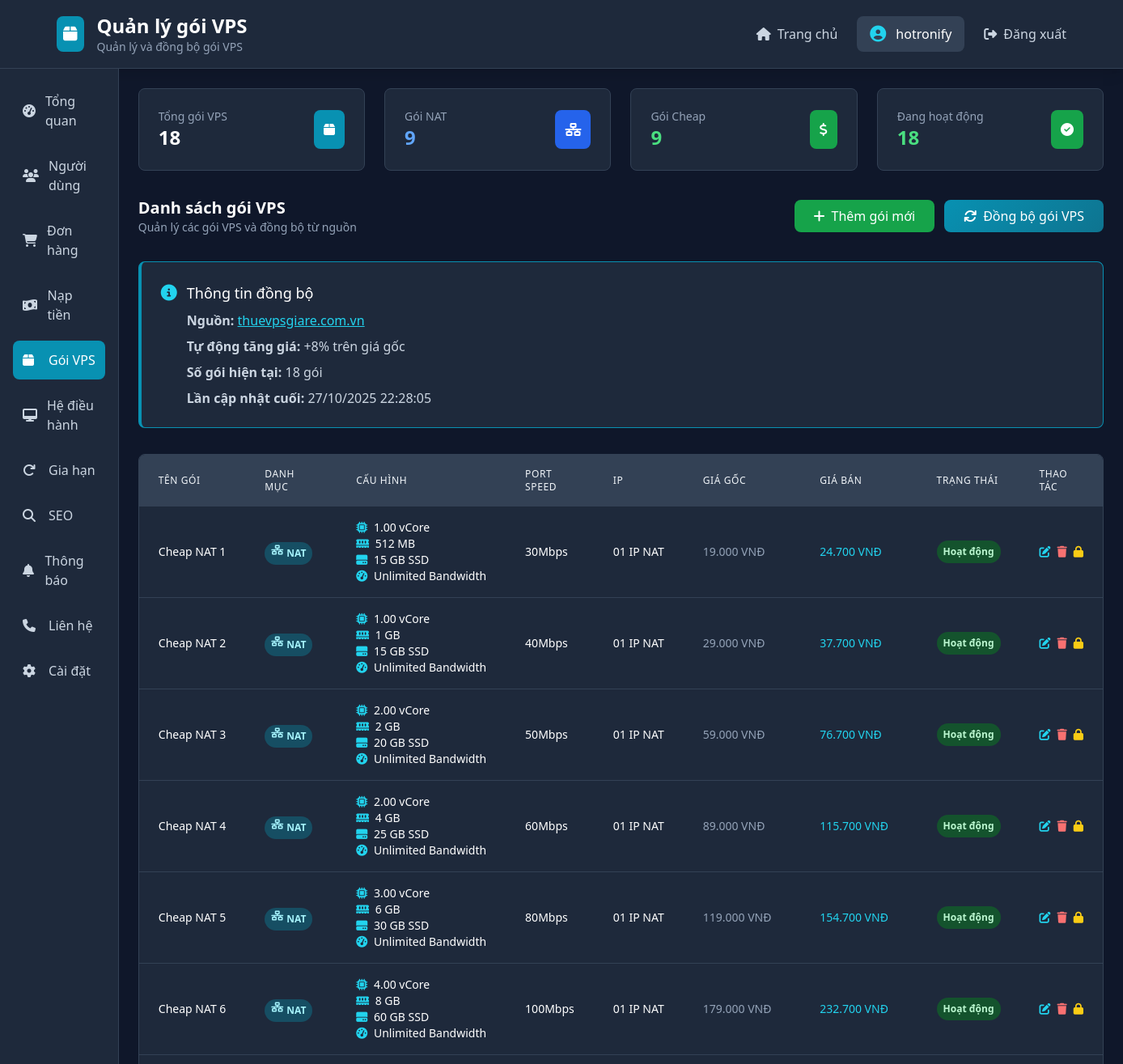
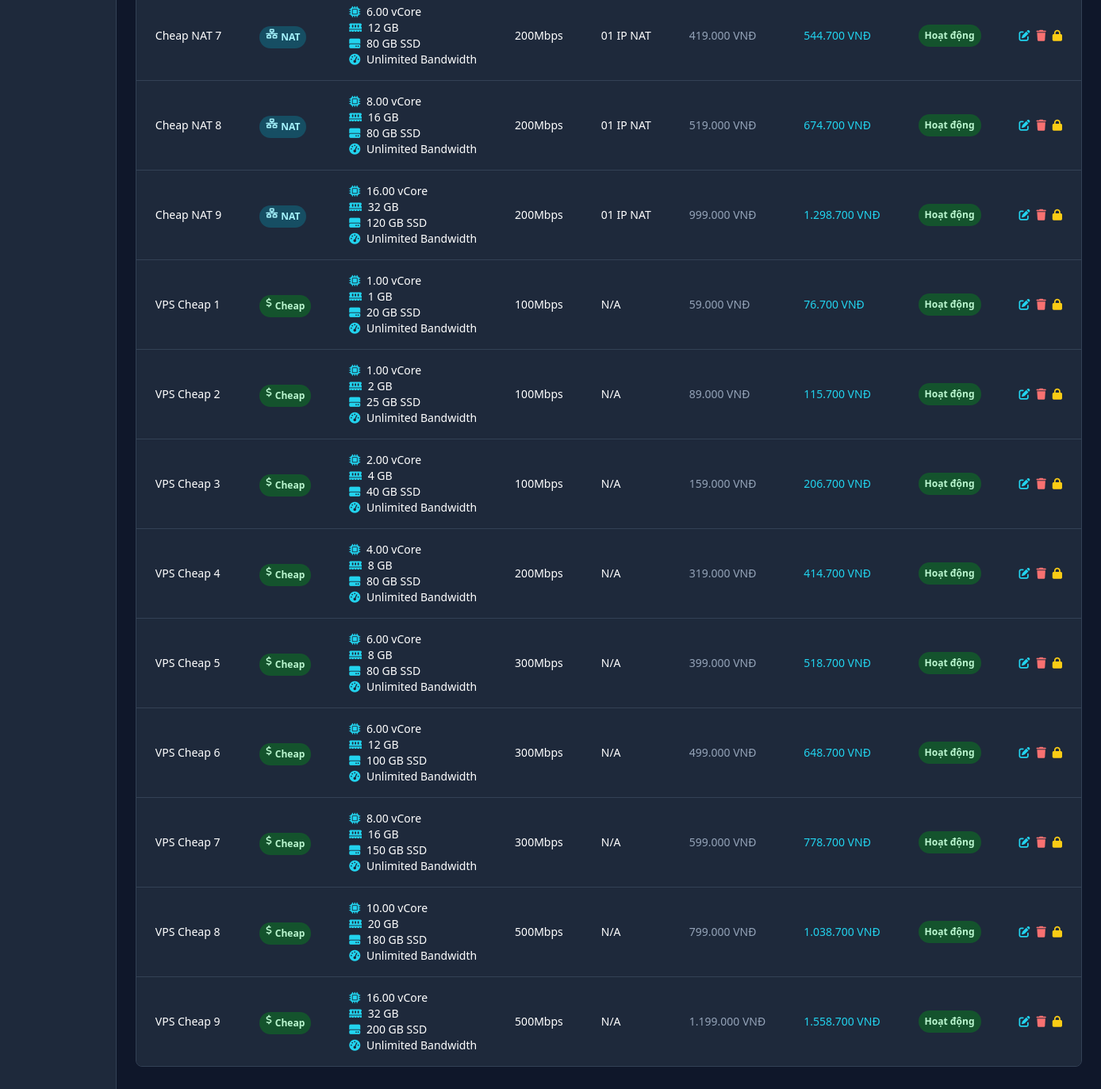
The page /admin/packages.php (signed in) on the database its author committed (2 pictures, top to bottom).
### tables this page shows
CREATE TABLE `vps_packages` (
  `id` int(11) NOT NULL,
  `name` varchar(100) NOT NULL,
  `cpu` varchar(50) NOT NULL,
  `ram` varchar(50) NOT NULL,
  `storage` varchar(50) NOT NULL,
  `bandwidth` varchar(50) NOT NULL,
  `port_speed` text NOT NULL,
  `ip` text NOT NULL DEFAULT 'N/A',
  `original_price` decimal(10,2) NOT NULL,
  `selling_price` decimal(10,2) NOT NULL,
  `category` enum('nat','cheap') NOT NULL DEFAULT 'nat',
  `status` enum('active','inactive') DEFAULT 'active',
  `created_at` timestamp NULL DEFAULT current_timestamp(),
  `updated_at` timestamp NULL DEFAULT current_timestamp() ON UPDATE current_timestamp()
);

### admin/packages.php (the view, shortened to what the rows shown need)
<?php
require_once '../database.php';
$packages = fetchAll("SELECT * FROM vps_packages ORDER BY category, selling_price ASC");
?>
<!DOCTYPE html>
<html lang="vi">
<head>
    <script src="https://cdn.tailwindcss.com"></script>
    <link rel="stylesheet" href="https://cdnjs.cloudflare.com/ajax/libs/font-awesome/6.4.0/css/all.min.css">
</head>
<body class="dark-theme min-h-screen">
    <header class="bg-slate-800 border-b border-slate-700 shadow-lg">
        <div class="container mx-auto px-4 py-4">
            <div class="flex justify-between items-center">
                <div class="flex items-center space-x-4">
                    <div>
                        <h1 class="text-2xl font-bold text-white">Quản lý gói VPS</h1>
                    </div>
                </div>
            </div>
        </div>
    </header>
    <div class="flex">
        <main class="flex-1 p-6">
            <div class="mb-8 flex justify-between items-center">
                <div>
                    <h2 class="text-xl font-semibold text-white">Danh sách gói VPS</h2>
                </div>
            </div>
            <div class="card-dark rounded-lg overflow-hidden">
                <div class="overflow-x-auto">
                    <table class="w-full table-dark">
                        <thead>
                            <tr>
                                <th class="px-6 py-4 text-left text-xs font-medium text-slate-300 uppercase tracking-wider">
                                    Tên gói
                                </th>
                                <th class="px-6 py-4 text-left text-xs font-medium text-slate-300 uppercase tracking-wider">
                                    Danh mục
                                </th>
                                <th class="px-6 py-4 text-left text-xs font-medium text-slate-300 uppercase tracking-wider">
                                    Cấu hình
                                </th>
                                <th class="px-6 py-4 text-left text-xs font-medium text-slate-300 uppercase tracking-wider">
                                    Port Speed
                                </th>
                                <th class="px-6 py-4 text-left text-xs font-medium text-slate-300 uppercase tracking-wider">
                                    IP
                                </th>
                                <th class="px-6 py-4 text-left text-xs font-medium text-slate-300 uppercase tracking-wider">
                                    Giá gốc
                                </th>
                                <th class="px-6 py-4 text-left text-xs font-medium text-slate-300 uppercase tracking-wider">
                                    Giá bán
                                </th>
                                <th class="px-6 py-4 text-left text-xs font-medium text-slate-300 uppercase tracking-wider">
                                    Trạng thái
                                </th>
                                <th class="px-6 py-4 text-left text-xs font-medium text-slate-300 uppercase tracking-wider">
                                    Thao tác
                                </th>
                            </tr>
                        </thead>
                        <tbody class="divide-y divide-slate-700">
                            <?php if (empty($packages)): ?>
                                <tr>
                                    <td colspan="9" class="px-6 py-12 text-center text-slate-400">
                                        <i class="fas fa-box-open text-6xl mb-4"></i>
                                        <h3 class="text-xl font-semibold text-white mb-2">Chưa có gói VPS nào</h3>
                                        <p class="text-slate-400 mb-6">Vui lòng nhấn nút "Đồng bộ gói VPS" để lấy dữ liệu</p>
                                    </td>
                                </tr>
                            <?php else: ?>
                                <?php foreach ($packages as $package): ?>
                                    <tr class="hover:bg-slate-700 transition">
                                        <td class="px-6 py-4 whitespace-nowrap">
                                            <div class="text-sm font-medium text-white">
                                                <?= htmlspecialchars($package['name']) ?>
                                            </div>
                                        </td>
                                        <td class="px-6 py-4 whitespace-nowrap">
                                            <span class="px-2 py-1 inline-flex text-xs leading-5 font-semibold rounded-full
                                                <?= ($package['category'] ?? 'nat') === 'cheap' ? 'bg-green-900 text-green-200' : 'bg-cyan-900 text-cyan-200' ?>">
                                                <i class="fas fa-<?= ($package['category'] ?? 'nat') === 'cheap' ? 'dollar-sign' : 'network-wired' ?> mr-1"></i>
                                                <?= ($package['category'] ?? 'nat') === 'cheap' ? 'Cheap' : 'NAT' ?>
                                            </span>
                                        </td>
                                        <td class="px-6 py-4 whitespace-nowrap">
                                            <div class="text-sm text-white">
                                                <div><i class="fas fa-microchip text-cyan-400 mr-1"></i> <?= htmlspecialchars($package['cpu']) ?></div>
                                                <div><i class="fas fa-memory text-cyan-400 mr-1"></i> <?= htmlspecialchars($package['ram']) ?></div>
                                                <div><i class="fas fa-hdd text-cyan-400 mr-1"></i> <?= htmlspecialchars($package['storage']) ?></div>
                                                <div><i class="fas fa-tachometer-alt text-cyan-400 mr-1"></i> <?= htmlspecialchars($package['bandwidth']) ?></div>
                                            </div>
                                        </td>
                                        <td class="px-6 py-4 whitespace-nowrap text-sm text-white">
                                            <?= htmlspecialchars($package['port_speed']) ?>
                                        </td>
                                        <td class="px-6 py-4 whitespace-nowrap text-sm text-white">
                                            <?= htmlspecialchars($package['ip'] ?? 'N/A') ?>
                                        </td>
                                        <td class="px-6 py-4 whitespace-nowrap text-sm text-slate-400">
                                            <?= number_format($package['original_price'], 0, ',', '.') ?> VNĐ
                                        </td>
                                        <td class="px-6 py-4 whitespace-nowrap text-sm font-medium text-cyan-400">
                                            <?= number_format($package['selling_price'], 0, ',', '.') ?> VNĐ
                                        </td>
                                        <td class="px-6 py-4 whitespace-nowrap">
                                            <span class="px-2 py-1 inline-flex text-xs leading-5 font-semibold rounded-full
                                                <?= $package['status'] == 'active' ? 'bg-green-900 text-green-200' : 'bg-red-900 text-red-200' ?>">
                                                <?= $package['status'] == 'active' ? 'Hoạt động' : 'Đã khóa' ?>
                                            </span>
                                        </td>
                                        <td class="px-6 py-4 whitespace-nowrap text-sm font-medium">
                                            <div class="flex space-x-2">
                                                <button onclick="editPackage(<?= htmlspecialchars(json_encode($package)) ?>)"
                                                        class="text-cyan-400 hover:text-cyan-300 transition">
                                                    <i class="fas fa-edit"></i>
                                                </button>
                                                <form method="POST" class="inline" onsubmit="return confirm('Xóa gói VPS này?')">
                                                    <button type="submit" name="delete_package"
                                                            class="text-red-400 hover:text-red-300 transition">
                                                        <i class="fas fa-trash"></i>
                                                    </button>
                                                </form>
                                                <form method="POST" class="inline">
                                                    <button type="submit" name="toggle_status"
                                                            class="<?= $package['status'] == 'active' ? 'text-yellow-400 hover:text-yellow-300' : 'text-green-400 hover:text-green-300' ?> transition"
                                                            title="<?= $package['status'] == 'active' ? 'Khóa' : 'Mở' ?>">
                                                        <i class="fas fa-<?= $package['status'] == 'active' ? 'lock' : 'unlock' ?>"></i>
                                                    </button>
                                                </form>
                                            </div>
                                        </td>
                                    </tr>
                                <?php endforeach; ?>
                            <?php endif; ?>
                        </tbody>
                    </table>
                </div>
            </div>
        </main>
    </div>
</body>
</html>
<?php
$content = ob_get_clean();
echo $content;
?>

### rows shown on the page
vps_packages: name "Cheap NAT 1", category "NAT", cpu "1.00 vCore", ram "512 MB", storage "15 GB SSD", bandwidth "Unlimited Bandwidth", port_speed "30Mbps", ip "01 IP NAT", original_price "19.000", selling_price "24.700", status "Hoạt động"
vps_packages: name "Cheap NAT 2", category "NAT", cpu "1.00 vCore", ram "1 GB", storage "15 GB SSD", bandwidth "Unlimited Bandwidth", port_speed "40Mbps", ip "01 IP NAT", original_price "29.000", selling_price "37.700", status "Hoạt động"
vps_packages: name "Cheap NAT 3", category "NAT", cpu "2.00 vCore", ram "2 GB", storage "20 GB SSD", bandwidth "Unlimited Bandwidth", port_speed "50Mbps", ip "01 IP NAT", original_price "59.000", selling_price "76.700", status "Hoạt động"
vps_packages: name "Cheap NAT 4", category "NAT", cpu "2.00 vCore", ram "4 GB", storage "25 GB SSD", bandwidth "Unlimited Bandwidth", port_speed "60Mbps", ip "01 IP NAT", original_price "89.000", selling_price "115.700", status "Hoạt động"
vps_packages: name "Cheap NAT 5", category "NAT", cpu "3.00 vCore", ram "6 GB", storage "30 GB SSD", bandwidth "Unlimited Bandwidth", port_speed "80Mbps", ip "01 IP NAT", original_price "119.000", selling_price "154.700", status "Hoạt động"
vps_packages: name "Cheap NAT 6", category "NAT", cpu "4.00 vCore", ram "8 GB", storage "60 GB SSD", bandwidth "Unlimited Bandwidth", port_speed "100Mbps", ip "01 IP NAT", original_price "179.000", selling_price "232.700", status "Hoạt động"
vps_packages: name "Cheap NAT 7", category "NAT", cpu "6.00 vCore", ram "12 GB", storage "80 GB SSD", bandwidth "Unlimited Bandwidth", port_speed "200Mbps", ip "01 IP NAT", original_price "419.000", selling_price "544.700", status "Hoạt động"
vps_packages: name "Cheap NAT 8", category "NAT", cpu "8.00 vCore", ram "16 GB", storage "80 GB SSD", bandwidth "Unlimited Bandwidth", port_speed "200Mbps", ip "01 IP NAT", original_price "519.000", selling_price "674.700", status "Hoạt động"
vps_packages: name "Cheap NAT 9", category "NAT", cpu "16.00 vCore", ram "32 GB", storage "120 GB SSD", bandwidth "Unlimited Bandwidth", port_speed "200Mbps", ip "01 IP NAT", original_price "999.000", selling_price "1.298.700", status "Hoạt động"
vps_packages: name "VPS Cheap 1", category "Cheap", cpu "1.00 vCore", ram "1 GB", storage "20 GB SSD", bandwidth "Unlimited Bandwidth", port_speed "100Mbps", ip "N/A", original_price "59.000", selling_price "76.700", status "Hoạt động"
vps_packages: name "VPS Cheap 2", category "Cheap", cpu "1.00 vCore", ram "2 GB", storage "25 GB SSD", bandwidth "Unlimited Bandwidth", port_speed "100Mbps", ip "N/A", original_price "89.000", selling_price "115.700", status "Hoạt động"
vps_packages: name "VPS Cheap 3", category "Cheap", cpu "2.00 vCore", ram "4 GB", storage "40 GB SSD", bandwidth "Unlimited Bandwidth", port_speed "100Mbps", ip "N/A", original_price "159.000", selling_price "206.700", status "Hoạt động"
vps_packages: name "VPS Cheap 4", category "Cheap", cpu "4.00 vCore", ram "8 GB", storage "80 GB SSD", bandwidth "Unlimited Bandwidth", port_speed "200Mbps", ip "N/A", original_price "319.000", selling_price "414.700", status "Hoạt động"
vps_packages: name "VPS Cheap 5", category "Cheap", cpu "6.00 vCore", ram "8 GB", storage "80 GB SSD", bandwidth "Unlimited Bandwidth", port_speed "300Mbps", ip "N/A", original_price "399.000", selling_price "518.700", status "Hoạt động"
vps_packages: name "VPS Cheap 6", category "Cheap", cpu "6.00 vCore", ram "12 GB", storage "100 GB SSD", bandwidth "Unlimited Bandwidth", port_speed "300Mbps", ip "N/A", original_price "499.000", selling_price "648.700", status "Hoạt động"
vps_packages: name "VPS Cheap 7", category "Cheap", cpu "8.00 vCore", ram "16 GB", storage "150 GB SSD", bandwidth "Unlimited Bandwidth", port_speed "300Mbps", ip "N/A", original_price "599.000", selling_price "778.700", status "Hoạt động"
vps_packages: name "VPS Cheap 8", category "Cheap", cpu "10.00 vCore", ram "20 GB", storage "180 GB SSD", bandwidth "Unlimited Bandwidth", port_speed "500Mbps", ip "N/A", original_price "799.000", selling_price "1.038.700", status "Hoạt động"
vps_packages: name "VPS Cheap 9", category "Cheap", cpu "16.00 vCore", ram "32 GB", storage "200 GB SSD", bandwidth "Unlimited Bandwidth", port_speed "500Mbps", ip "N/A", original_price "1.199.000", selling_price "1.558.700", status "Hoạt động"

### other values the page prints
$_SESSION['username'] "hotronify"
count($packages) "18"
$natCount "9"
$cheapCount "9"
$activeCount "18"
